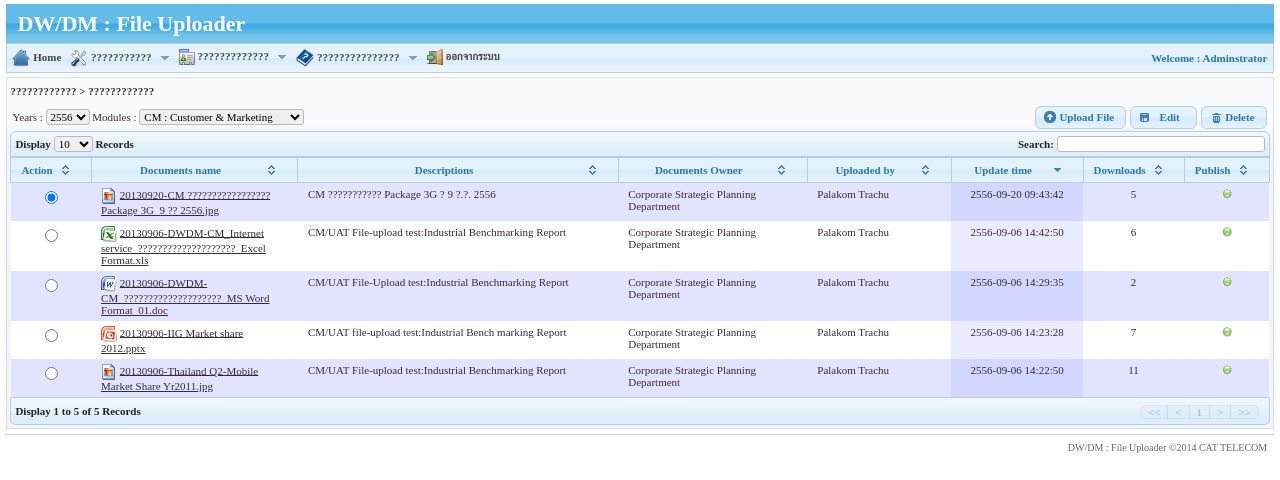
Before: / (signed in) with the older database file.
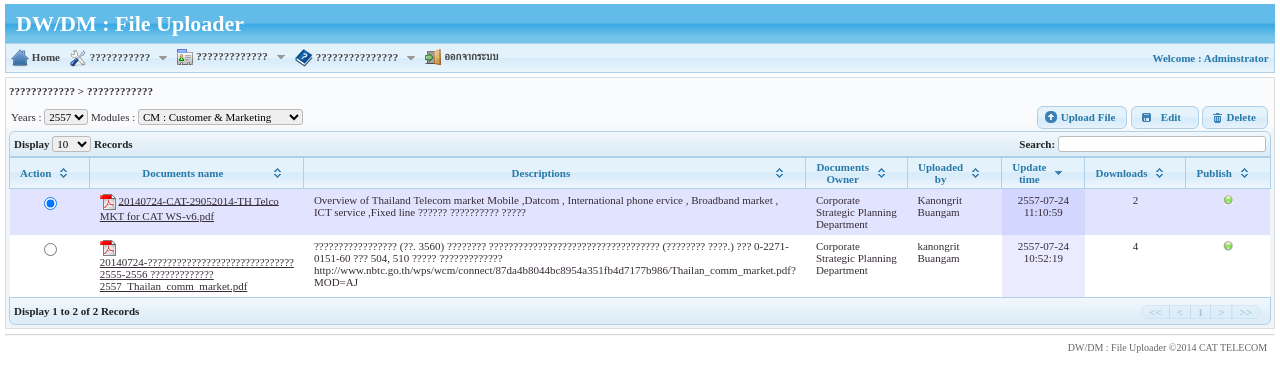
After: the same page with the newer database file.
### tables this page shows
CREATE TABLE IF NOT EXISTS `tbl_menu_group` (
  `mgroup_id` tinyint(4) NOT NULL auto_increment,
  `menu_group_th` varchar(50) NOT NULL,
  `menu_group_en` varchar(50) default NULL,
  `menu_path` varchar(50) NOT NULL,
  `menu_order` tinyint(4) default NULL,
  `icon_id` tinyint(4) default '3',
  PRIMARY KEY  (`mgroup_id`),
  KEY `Ref44106` (`icon_id`)
);

CREATE TABLE IF NOT EXISTS `tbl_documents` (
  `docs_id` int(11) NOT NULL auto_increment,
  `docs_years` varchar(4) NOT NULL,
  `docs_filename` varchar(255) default NULL,
  `docs_desc` varchar(255) NOT NULL,
  `docs_owner` varchar(255) NOT NULL,
  `docs_uploadby` varchar(100) NOT NULL,
  `docs_updatetime` datetime default NULL,
  `docs_downloads` int(11) default '0',
  `docs_publish` varchar(1) NOT NULL default 'Y',
  `docs_cate_code` varchar(20) NOT NULL,
  PRIMARY KEY  (`docs_id`),
  KEY `NewIndex1` (`docs_cate_code`)
);

### modules/Uploads/docs_upload.php (the view, shortened to what the changed rows need)
<?php
$tbl = new dataTable();
$tbl->id = 'docs_upload';
$tbl->title = title_menu('docs_upload');
$tbl->order = 5;
$tbl->module = 'Uploads';
$tbl->page = 'docs_upload';
$tbl->orderType = "desc";
$tbl->openTable();
$db->debug =0;
$user_id = $_SESSION['sess_user_id'];
$sql_doc_years = "SELECT
							  DISTINCT(docs_years)
							FROM tbl_documents
							WHERE docs_cate_code IN(SELECT
													  a.docs_cate_code
													FROM tbl_docs_category a,
													  tbl_docs_auth b
													WHERE a.docs_cate_id = b.docs_cate_id
														AND b.group_id IN(SELECT
																			group_id
																		  FROM tbl_user_auth
																		  WHERE user_id = $user_id)
													GROUP BY a.docs_cate_code, a.docs_cate_name)
							ORDER BY docs_years DESC ";
$rs_doc_years = $db->GetAll($sql_doc_years);
$sql_doc_group = "SELECT
							  a.docs_cate_code,
							  a.docs_cate_name
							FROM tbl_docs_category a,
							  tbl_docs_auth b
							WHERE a.docs_cate_id = b.docs_cate_id
								AND b.group_id IN(SELECT
													group_id
												  FROM tbl_user_auth
												  WHERE user_id = $user_id)
							GROUP BY a.docs_cate_code, a.docs_cate_name
							ORDER BY a.docs_cate_name";
$rs_doc_group = $db->GetAll($sql_doc_group);
$get_docs_cate_code = $_GET['docs_cate_code'] ? $_GET['docs_cate_code'] : $rs_doc_group[0]['docs_cate_code'];
if(!isset($_GET['docs_years']) || $_GET['docs_years'] == "null"){
	$get_docs_years =  $rs_doc_years[0]['docs_years'];
}else{
	$get_docs_years = $_GET['docs_years'];
}
  $sql_list = "SELECT
			  a.*,
			  b.docs_cate_name
			FROM tbl_documents a,
			  tbl_docs_category b
			WHERE a.docs_cate_code = b.docs_cate_code
			AND a.docs_cate_code = '$get_docs_cate_code'
			AND a.docs_years = '$get_docs_years'
			ORDER BY a.docs_updatetime DESC";
$rs_list = $db->GetAll($sql_list);
?>
<table width="100%" border="0" cellspacing="2" cellpadding="0">
  <tr>
    <td width="54%" align="left" valign="middle">  Years :
      <select name="sel_docs_years" id="sel_docs_years" class="input">
          <?php
					  genOptionSelect($rs_doc_years,'docs_years','docs_years',$get_docs_years);
		  ?>
        </select>
     Modules :
      <label>
        <select name="sel_docs_cate_code" id="sel_docs_cate_code" class="input">
        </select>
      </label></td>
    <td width="46%" align="right" valign="top"><?php ?><div class='doAction'>
    <button> Upload File </button> <button>&nbsp;&nbsp;Edit&nbsp;&nbsp;</button> <button>Delete</button></div></td>
  </tr>
</table>
<table width="100%" border="0" cellpadding="0" cellspacing="0" class="display" id="<?=$tbl->id;?>">
  <thead>
    <tr>
      <th width="4%"  class="header_height">Action</th>
      <th width="17%">Documents name</th>
      <th width="28%">Descriptions</th>
      <th width="16%">Documents Owner</th>
      <th width="12%">Uploaded by</th>
      <th width="11%">Update time</th>
      <th width="7%"> Downloads</th>
      <th width="5%">Publish</th>
    </tr>
  </thead>
  <tbody>
    <?php for($i=0;$i<count($rs_list);$i++){
		$docs_filename = $rs_list[$i]['docs_filename'];
		$docs_cate_code = $rs_list[$i]['docs_cate_code'];
		$docs_id = $rs_list[$i]['docs_id'];
		$docs_desc = $rs_list[$i]['docs_desc'];
		$docs_owner = $rs_list[$i]['docs_owner'];
		$docs_updatetime = $rs_list[$i]['docs_updatetime'];
		$docs_uploadby = $rs_list[$i]['docs_uploadby'];
		$docs_downloads = $rs_list[$i]['docs_downloads'];
		$docs_publish = $rs_list[$i]['docs_publish'];
		$docs_years = $rs_list[$i]['docs_years'];
		$arrPublish = array("Y" => array("icons" => "./images/on.gif",
														"title" => "เผยแพร่"),
									"N" => array("icons" => "./images/off.gif",
														"title" => "ไม่เผยแพร่"));
		$publish_img = $arrPublish[$docs_publish]['icons'];
		$publish_title = $arrPublish[$docs_publish]['title'];
		$filePath = "./".UPLOADS_DIR."/".$docs_cate_code."/".$docs_years."/".$docs_filename;
	?>
    <tr>
      <td align="center" valign="top"><label for="selID"><input type="radio" name="selID" id="selID_<?=$docs_id?>" value="<?=$docs_id?>" <?=$i== 0 ?'checked':''?>/></label></td>
      <td valign="top"><?=show_icon($docs_filename);?> <a href="<?=$filePath;?>" class="downloads" id="<?=$docs_id;?>" target="_blank"><?=$docs_filename;?></a></td>
      <td valign="top"><?=$docs_desc;?></td>
      <td valign="top"><?=$docs_owner;?></td>
      <td valign="top"><?=$docs_uploadby;?></td>
      <td align="center" valign="top"><?=showdateTimeThai($docs_updatetime);?></td>
      <td align="center" valign="top"><?=$docs_downloads;?></td>
      <td align="center" valign="top"><img src="<?=$publish_img?>" title="<?=$publish_title?>" class="tooltips" style="cursor:pointer"></td>
    </tr>
    <?php }  ?>
  </tbody>
</table>
<?php
	$tbl->closeTable();
?>

### main_menu.php (shortened to what the changed rows need)
<?php
$db->debug = 0;
?>
<link rel="stylesheet" type="text/css" href="css/<?=THEMES?>/menu.css" />
<div class="ui-state-default">
  <table cellpadding="0" cellspacing="0" style="width:100%;">
    <tr>
      <td width="83%" style="width:80%;">
        <ul id="qm0" class="qmmc">
          <?php
if(LANGUAGE == "en"){
	$menu_group_lange = "menu_group_en";
	$menu_lange = "menu_name_en";
}else{
	$menu_group_lange = "menu_group_th";
}
$sqlMenuGroup = "SELECT
								 T.*
							FROM (SELECT
									   b.mgroup_id,
									   b.menu_group_th,
									   b.menu_group_en,
									   b.menu_path,
									   a.menu_order,
									   c.icon_name
								  FROM tbl_menu a,
									   tbl_menu_group b,
									   tbl_icons c
								  WHERE a.mgroup_id = b.mgroup_id
										 AND b.icon_id = c.icon_id
										 AND menu_id IN(SELECT
															 menu_id
														FROM tbl_menu_auth
														WHERE group_id IN(SELECT
																			   group_id
																		  FROM tbl_user_auth
																		  WHERE user_id ='".$_SESSION['sess_user_id']."'))
								  GROUP BY a.mgroup_id
								  ORDER BY a.mgroup_id) AS T
								 left join tbl_menu_group a
								   on a.mgroup_id = t.mgroup_id
							group by a.menu_order
							order by a.menu_order";
$rsMenuGroup = $db->GetAll($sqlMenuGroup);
for($i=0;$i<count($rsMenuGroup);$i++){
	?>
          <li><a class="qmparent" href="javascript:void(0)"><img src="./images/menu_actions/<?=$rsMenuGroup[$i]['icon_name']?>"  border="0" align="absmiddle" />
            <?=$rsMenuGroup[$i][$menu_group_lange]?>
            &nbsp;&nbsp;<img src="images/menu_actions/icons-down.gif"  border="0" align="absmiddle" /> </a>
            <?php
}
			?>
          <li ><a class="qmparent" href="javascript:void(0)" id="signout"><img src="<?=$arr_icon['logout']?>"  border="0" align="absmiddle" /> ออกจากระบบ</a>
        </ul>
        </td>
    </tr>
  </table>
</div>

### includes/Class/DataTable.Class.php (shortened to what the changed rows need)
<?php
class dataTable{
	var $title;
	function openTemplate(){
		echo "	<div id='container'>\n";
		echo "	<div class='pages_jui'>\n";
}
	function openTable(){
			echo "<table width='100%' border='0' cellpadding='0' cellspacing='0' class='ui-widget-content' id='tbl_content'>";
			echo "  <tr>";
			echo "  <td><table width='100%' border='0' cellspacing='1' cellpadding='2'>";
			echo "  <tr>";
			echo "  <td width='100%' align='right'><table width='100%' border='0' cellspacing='0' cellpadding='0'>";
			echo "  <tr>";
			echo "  <td align='left' valign='middle' height='20'><div class='txt_header'> <b>".$this->title." </b></div></td>";
			echo "  </tr>";
			echo "  <tr>";
			echo "  <td colspan='2' align='left' valign='middle' style='height:3px'></td>";
			echo "  </tr>";
			echo "  <tr>";
			echo "  <td colspan='2' align='left' valign='middle'>";
			$this->openTemplate();
			echo "<div id='data_detail'>";
	}
	function closeTable(){
			echo "     </div>";
			$this->closeTemplate();
			echo "</td>";
			echo "  </tr>";
			echo "</table></td>";
			echo "  </tr>";
			echo "</table></td>";
			echo "  </tr>";
			echo "</table>";
	}
	function closeTemplate(){
	  	echo "</div>\n";
		echo "</div>\n";
	}
}
?>

### includes/functions.php (shortened to what the changed rows need)
<?php
$iconPath = "./images/icons_file/";
$arrIcons = array("pdf"=>"pdf.gif" ,
						  "doc"=>"word.gif",
						  "docx"=>"word.gif",
						  "xls"=>"xlsx.gif",
						  "xlsx"=>"xlsx.gif",
						  "zip"=>"zip.gif",
						  "rar"=>"zip.gif",
						  "txt"=>"text.gif",
						  "htm"=>"html.gif",
						  "html"=>"html.gif",
						  "html"=>"html.gif",
						  "ppt"=>"ppt.gif",
						   "pptx"=>"ppt.gif",
						  "jpg"=>"picture.gif",
						  "jpeg"=>"picture.gif",
						  "gif"=>"picture.gif",
						  "bmp"=>"picture.gif",
						   "png"=>"picture.gif"
					);
function file_extension($file){
		$temp = explode(".", $file);
		return strtolower(end($temp));
}
function show_icon($file){
		global $arrIcons , $iconPath;
		$ext = file_extension($file);
		$img = $arrIcons[$ext] == "" ? "text.gif" : $arrIcons[$ext] ;
		return 	"<img src='$iconPath/$img' align='absmiddle'> ";
}
function genOptionSelect($arrdata,$key,$value,$select="",$valueOption=""){
		  for($i=0;$i<count($arrdata);$i++){
					 $sel=$select == $arrdata[$i][$key]?"selected":"";
						echo "<option value=\"".$arrdata[$i][$key].$paramOption."\"  $sel>".$arrdata[$i][$value]."</option>\n";
		   }
}
?>

Changed rows visible on the page:
no longer on this page (row edited): tbl_documents: selID "☑", docs_filename "20130920-CM ????????????????? Package 3G_9 ?? 2556.jpg", docs_desc "CM ??????????? Package 3G ? 9 ?.?. 2556", docs_owner "Corporate Strategic Planning Department", docs_uploadby "Palakom Trachu", docs_updatetime "2556-09-20 09:43:42", docs_downloads "5"
removed tbl_documents: shows a picture, docs_filename "20130906-DWDM-CM_Internet service_????????????????????_Excel Format.xls", docs_desc "CM/UAT File-upload test:Industrial Benchmarking Report", docs_owner "Corporate Strategic Planning Department", docs_uploadby "Palakom Trachu", docs_updatetime "2556-09-06 14:42:50", docs_downloads "6"
removed tbl_documents: shows a picture, docs_filename "20130906-DWDM-CM_????????????????????_MS Word Format_01.doc", docs_desc "CM/UAT File-Upload test:Industrial Benchmarking Report", docs_owner "Corporate Strategic Planning Department", docs_uploadby "Palakom Trachu", docs_updatetime "2556-09-06 14:29:35", docs_downloads "2"
no longer on this page (row edited): tbl_documents: shows a picture, docs_filename "20130906-IIG Market share 2012.pptx", docs_desc "CM/UAT file-upload test:Industrial Bench marking Report", docs_owner "Corporate Strategic Planning Department", docs_uploadby "Palakom Trachu", docs_updatetime "2556-09-06 14:23:28", docs_downloads "7"
no longer on this page (row edited): tbl_documents: docs_filename "20130906-Thailand Q2-Mobile Market Share Yr2011.jpg", docs_desc "CM/UAT File-upload test:Industrial Benchmarking Report", docs_owner "Corporate Strategic Planning Department", docs_uploadby "Palakom Trachu", docs_updatetime "2556-09-06 14:22:50", docs_downloads "11"
added tbl_documents: selID "☑", docs_filename "20140724-CAT-29052014-TH Telco MKT for CAT WS-v6.pdf", docs_desc "Overview of Thailand Telecom market Mobile ,Datcom , International phone ervice , Broadband market , ICT service ,Fixed line ?????? ?????????? ?????", docs_owner "Corporate Strategic Planning Department", docs_uploadby "Kanongrit Buangam", docs_updatetime "2557-07-24 11:10:59", docs_downloads "2"
added tbl_documents: docs_filename "20140724-?????????????????????????????? 2555-2556 ????????????? 2557_Thailan_comm_market.pdf", docs_desc "????????????????? (??. 3560) ???????? ??????????????????????????????????? (???????? ????.) ??? 0-2271-0151-60 ??? 504, 510 ????? ????????????? http://www.nbtc.go.th/wps/wcm/connect/87da4b8044bc8954a351fb4d7177b986/Thailan_comm_market.pdf?MOD=AJ", docs_owner "Corporate Strategic Planning Department", docs_uploadby "kanongrit Buangam", docs_updatetime "2557-07-24 10:52:19", docs_downloads "4"
Other visible differences:
text written by a page script: "Display Records Search: Display 1 to 5 of 5 Records << < 1 > >>" → "Display Records Search: Display 1 to 2 of 2 Records << < 1 > >>"
form field sel_docs_years: "2556" → "2557"
